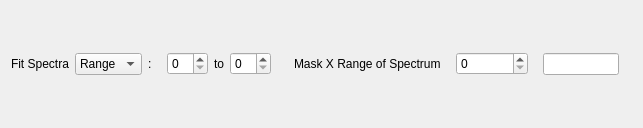
<?xml version="1.0" encoding="UTF-8"?>
<ui version="4.0">
 <class>SpectrumSelector</class>
 <widget class="QWidget" name="SpectrumSelector">
  <property name="geometry">
   <rect>
    <x>0</x>
    <y>0</y>
    <width>643</width>
    <height>128</height>
   </rect>
  </property>
  <property name="windowTitle">
   <string>Form</string>
  </property>
  <layout class="QHBoxLayout" name="horizontalLayout_2">
   <item>
    <widget class="QLabel" name="lbSelectionMode">
     <property name="toolTip">
      <string>Choose the spectra you want to fit.</string>
     </property>
     <property name="text">
      <string>Fit Spectra</string>
     </property>
    </widget>
   </item>
   <item>
    <widget class="QComboBox" name="cbSelectionMode">
     <property name="toolTip">
      <string>Choose Range to select a continuous range of spectra. Choose String to specify a discontinuous collection of spectra (e.g. 0-3, 6, 8-10).</string>
     </property>
     <item>
      <property name="text">
       <string>Range</string>
      </property>
     </item>
     <item>
      <property name="text">
       <string>String</string>
      </property>
     </item>
    </widget>
   </item>
   <item>
    <widget class="QLabel" name="lbColon">
     <property name="text">
      <string>:</string>
     </property>
    </widget>
   </item>
   <item>
    <widget class="QStackedWidget" name="swSpectraSelection">
     <property name="currentIndex">
      <number>0</number>
     </property>
     <widget class="QWidget" name="loSpectraRange">
      <layout class="QHBoxLayout" name="horizontalLayout">
       <item>
        <widget class="QSpinBox" name="spMinimumSpectrum"/>
       </item>
       <item>
        <widget class="QLabel" name="lbSpectraRangeTo">
         <property name="text">
          <string>to</string>
         </property>
         <property name="alignment">
          <set>Qt::AlignCenter</set>
         </property>
        </widget>
       </item>
       <item>
        <widget class="QSpinBox" name="spMaximumSpectrum"/>
       </item>
      </layout>
     </widget>
     <widget class="QWidget" name="lpSpectraText">
      <layout class="QHBoxLayout" name="horizontalLayout_4">
       <item>
        <widget class="QLineEdit" name="leSpectra"/>
       </item>
       <item>
        <widget class="QLabel" name="lbSpectraError">
         <property name="text">
          <string/>
         </property>
        </widget>
       </item>
      </layout>
     </widget>
    </widget>
   </item>
   <item>
    <spacer name="horizontalSpacer">
     <property name="orientation">
      <enum>Qt::Horizontal</enum>
     </property>
     <property name="sizeHint" stdset="0">
      <size>
       <width>40</width>
       <height>20</height>
      </size>
     </property>
    </spacer>
   </item>
   <item>
    <widget class="QLabel" name="lbMaskSpectrum">
     <property name="text">
      <string>Mask X Range of Spectrum</string>
     </property>
    </widget>
   </item>
   <item>
    <widget class="QStackedWidget" name="swMaskSpectrumSelection">
     <widget class="QWidget" name="loMaskSpectrumSp">
      <layout class="QHBoxLayout" name="horizontalLayout_5">
       <item>
        <widget class="QSpinBox" name="spMaskSpectrum"/>
       </item>
      </layout>
     </widget>
     <widget class="QWidget" name="loMaskSpectrumCb">
      <layout class="QHBoxLayout" name="horizontalLayout_3">
       <item>
        <widget class="QComboBox" name="cbMaskSpectrum"/>
       </item>
      </layout>
     </widget>
    </widget>
   </item>
   <item>
    <widget class="QLineEdit" name="leMaskBins"/>
   </item>
   <item>
    <widget class="QLabel" name="lbMaskBinsError">
     <property name="text">
      <string/>
     </property>
    </widget>
   </item>
  </layout>
 </widget>
 <resources/>
 <connections>
  <connection>
   <sender>cbSelectionMode</sender>
   <signal>currentIndexChanged(int)</signal>
   <receiver>swSpectraSelection</receiver>
   <slot>setCurrentIndex(int)</slot>
   <hints>
    <hint type="sourcelabel">
     <x>383</x>
     <y>80</y>
    </hint>
    <hint type="destinationlabel">
     <x>519</x>
     <y>80</y>
    </hint>
   </hints>
  </connection>
  <connection>
   <sender>cbSelectionMode</sender>
   <signal>currentIndexChanged(int)</signal>
   <receiver>swMaskSpectrumSelection</receiver>
   <slot>setCurrentIndex(int)</slot>
   <hints>
    <hint type="sourcelabel">
     <x>95</x>
     <y>63</y>
    </hint>
    <hint type="destinationlabel">
     <x>452</x>
     <y>63</y>
    </hint>
   </hints>
  </connection>
 </connections>
</ui>
